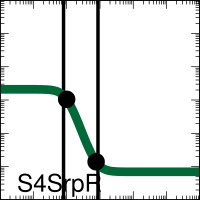

Source code (gnuplot):

set output "demo_abstract0xFE_002_A000_xfer_model_S4_SrpR.eps"
set terminal postscript eps enhanced color "Helvetica, 35" size 2,2
set logscale x
set logscale y
set lmargin screen 0.0
set rmargin screen 1.0
set tmargin screen 1.0
set bmargin screen 0.0
set size ratio 1.0
set border linewidth 2
set tics scale 2
set mxtics 10
set mytics 10
set key bottom left
set key samplen -1
set xrange [0.001:1000.0]
set yrange [0.001:1000.0]
set format y "10^{%L}"    
set format x "10^{%L}"    
set format x ""    
set xlabel '00000101'
set arrow from 0.08055427360010799,0.001 to 0.08055427360010799,1000.0 nohead lw 10 lt 2 lc rgb '#000000'
set arrow from 0.8701888497001248,0.001 to 0.8701888497001248,1000.0 nohead lw 10 lt 2 lc rgb '#000000'
ymin = 0.007
ymax = 2.1
K = 0.1
n = 2.8
set dummy x

plot ymin+(ymax-ymin)/(1.0+(x/K)**n) lw 25 lc rgb '#006838' title 'S4SrpR',\
 "<echo '1 2'" using (0.100239178):(1.050000000135821)  with points pt 7 ps 4 lc rgb 'black' notitle,\
 "<echo '1 2'" using (0.764977507):(0.014000000007593074)  with points pt 7 ps 4 lc rgb 'black' notitle
